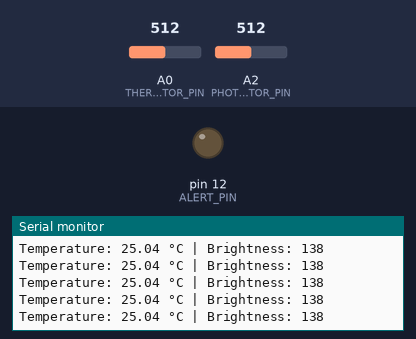
The sketch below on a simulated Arduino Uno, built with avr-gcc and run on an emulated ATmega328P. Parts: output pins drawn as LEDs (lit = HIGH), the last lines printed to the serial monitor. The test bench sets the inputs (shaded band); at power-on: A0 (THERMISTOR_PIN) = 512, A2 (PHOTORESISTOR_PIN) = 512.

Above: at 1.2 s.
1.3 s: A0 (THERMISTOR_PIN) set to 354
At 1.42 s:
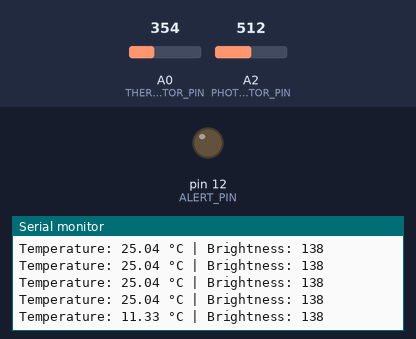
4.3 s: A0 (THERMISTOR_PIN) set to 329
At 4.3 s:
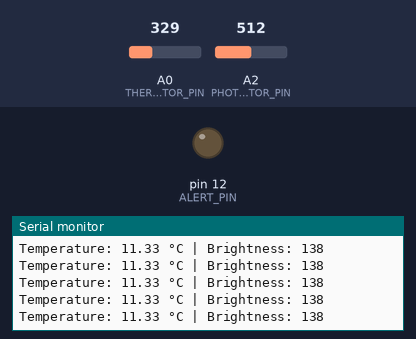
7.3 s: A2 (PHOTORESISTOR_PIN) set to 384
At 7.33 s:
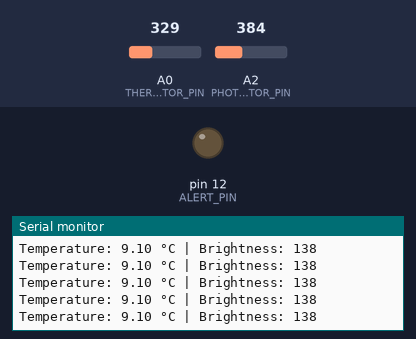
10.3 s: A2 (PHOTORESISTOR_PIN) set to 362
At 10.32 s:
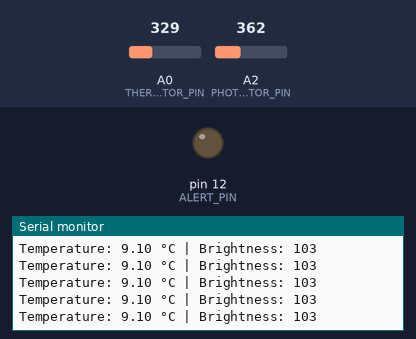
Timing chart, 0 to 13.3 s (numbered marks = the images above; inputs shaded):
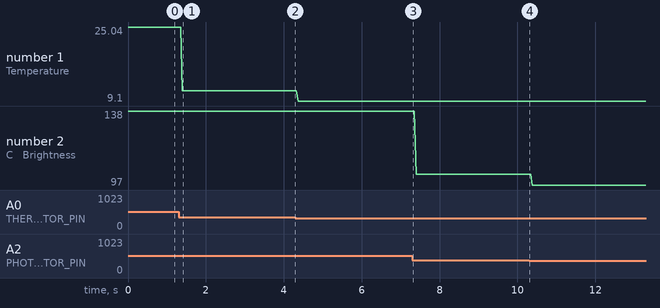

The sketch:

LabAct_3_CODE.ino
```cpp
#define THERMISTOR_PIN A0
#define PHOTORESISTOR_PIN A2
#define ALERT_PIN 12

const float TEMP_THRESHOLD = 40; // Celsius
const int LIGHT_THRESHOLD = 220;

void setup() {
  Serial.begin(9600);
  pinMode(ALERT_PIN, OUTPUT);
}

// ----------------------------------------------------------------------
// Function to read temperature in Celsius
// ----------------------------------------------------------------------
float readTemperature() {
  int analogValue = analogRead(THERMISTOR_PIN);
  float conversion = analogValue * (5.0 / 1023.0);
  float resistance = (5.0 - conversion) * 10000 / conversion; // 10k divider
  float temperature = 1 / (log(resistance / 10000.0) / 3950 + 1 / 298.15) - 273.15;
  return temperature;
}

// ----------------------------------------------------------------------
// Function to read brightness
// ----------------------------------------------------------------------
int readBrightness() {
  int brightness = analogRead(PHOTORESISTOR_PIN)*0.27;
  return brightness;
}

// ----------------------------------------------------------------------
// Loop
// ----------------------------------------------------------------------
void loop() {
  float temperature = readTemperature();
  int brightness = readBrightness();

  Serial.print("Temperature: ");
  Serial.print(temperature);
  Serial.print(" °C | Brightness: ");
  Serial.println(brightness);

  // Fire detection logic
  if (temperature >= TEMP_THRESHOLD && brightness >= LIGHT_THRESHOLD) {
    // Fast blink LED/buzzer
    digitalWrite(ALERT_PIN, HIGH);
    delay(1000);
    digitalWrite(ALERT_PIN, LOW);
    delay(1000);
  } else {
    digitalWrite(ALERT_PIN, LOW);
  }
}
```

Measured:
- after the input at 1.3 s, the serial monitor: prints a new line after 0.10 s (image 1)
- plotted number 1: 25.04 → 11.33 after the input at 1.3 s, 11.33 → 9.1 after the input at 4.3 s
- plotted number 2: 138 → 103 after the input at 7.3 s, 103 → 97 after the input at 10.3 s
